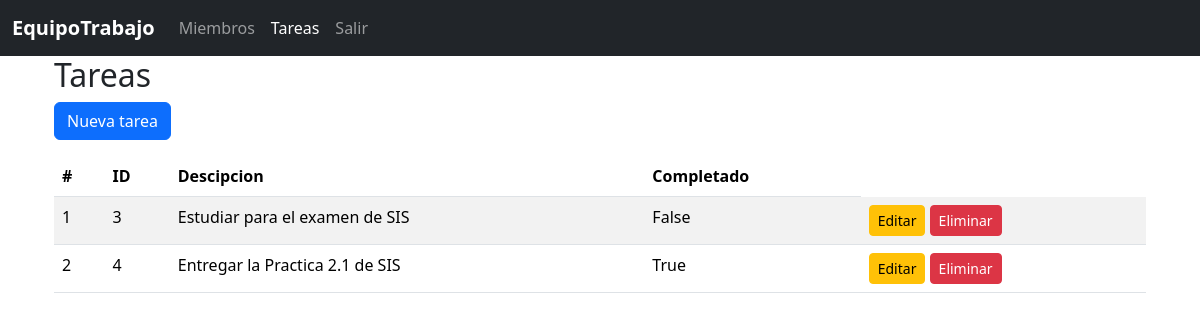
Page /tareas/ on the earlier database version.
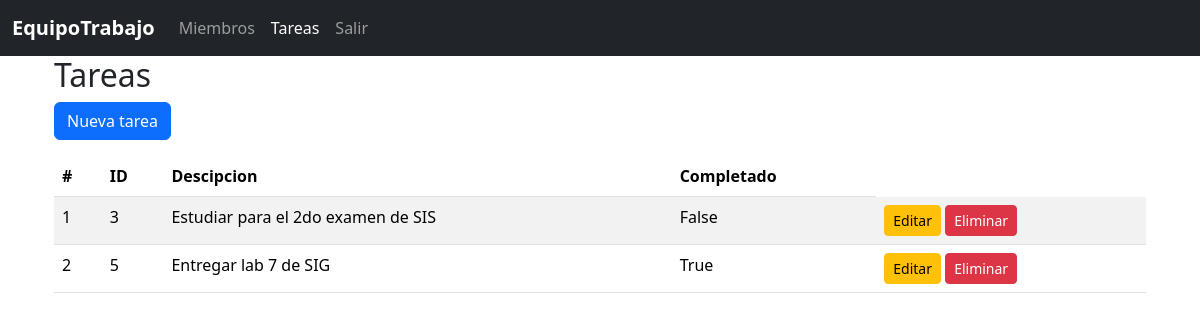
Same page on the later database version.
### blueprintapp/tareas/models.py (models this page shows, shortened)
class Tarea(db.Model):
    __tablename__ = "tareas"
    id = db.Column(db.Integer, primary_key=True)
    descripcion =  db.Column(db.String, nullable=False)
    completado = db.Column(db.Boolean,nullable=False)

### blueprintapp/tareas/routes.py (the view)
@bp_tarea.route("/")
def index():
    tareas = Tarea.query.all()
    return render_template('tareas/index.html',tareas=tareas)

### blueprintapp/tareas/templates/tareas/index.html (shortened to what this page needs)
{% extends 'base.html' %}
{% block content %}
<div class="container">
    <h2>Tareas</h2>
    <a href="{{ url_for('bp_tarea.create') }}" class="btn btn-primary mb-3">Nueva tarea</a>
    <table class="table table-striped">
        <thead>
            <tr>
                <th>#</th>
                <th>ID</th>
                <th>Descipcion</th>
                <th>Completado</th>
            </tr>
        </thead>
        <tbody>
            {% for tarea in tareas %}
            <tr>
                <td>{{ loop.index }}</td>
                <td>{{ tarea.id }}</td>
                <td>{{ tarea.descripcion }}</td>
                <td>{{ tarea.completado }}</td>
                <td>
                    <a href="{{ url_for('bp_tarea.edit', id=tarea.id)}}" class="btn btn-sm btn-warning">Editar</a>
                    <a href="{{url_for('bp_tarea.delete', id=tarea.id)}}" class="btn btn-sm btn-danger"
                        onclick="return confirm('Estás seguro de eliminar ?')">Eliminar</a>
                </td>
            </tr>
            {% else %}
            <h2>No hay Tareas</h2>
            {% endfor %}
        </tbody>
    </table>
</div>
{% endblock %}

### blueprintapp/templates/base.html (shortened to what this page needs)
<!doctype html>
<html lang="es">
<head>
    <link href="https://cdn.jsdelivr.net/npm/bootstrap@5.3.8/dist/css/bootstrap.min.css" rel="stylesheet"
>
</head>
<body>
    <nav class="navbar navbar-expand-lg navbar-dark bg-dark">
        <div class="container-fluid">
            <a class="navbar-brand fw-bold" href="{{ url_for('bp_core.index') }}">
                EquipoTrabajo
            </a>
            <div class="collapse navbar-collapse" id="navbarNav">
                <ul class="navbar-nav">
                    <li class="nav-item">
                        <a class="nav-link {% if request.blueprint == 'bp_miembro' %}active{% endif %} " aria-current="page"  href="{{ url_for('bp_miembro.index' )}}">Miembros</a>
                    </li>
                    <li class="nav-item">
                        <a class="nav-link {% if request.blueprint == 'bp_tarea' %}active {% endif %}" href="{{ url_for('bp_tarea.index') }}">Tareas</a>
                    </li>
                    <li class="nav-item">
                        <a class="nav-link" href="{{ url_for('bp_core.index') }}">Salir</a>
                    </li>
                </ul>
            </div>
        </div>
    </nav>
    <div class="container">
        {% block content %}
        {% endblock %}
    </div>
</body>
</html>

Differences in the rows shown:
removed Tarea: id "4", descripcion "Entregar la Practica 2.1 de SIS", completado "True"
changed Tarea "False": descripcion "Estudiar para el examen de SIS" → "Estudiar para el 2do examen de SIS"
added Tarea: id "5", descripcion "Entregar lab 7 de SIG", completado "True"
